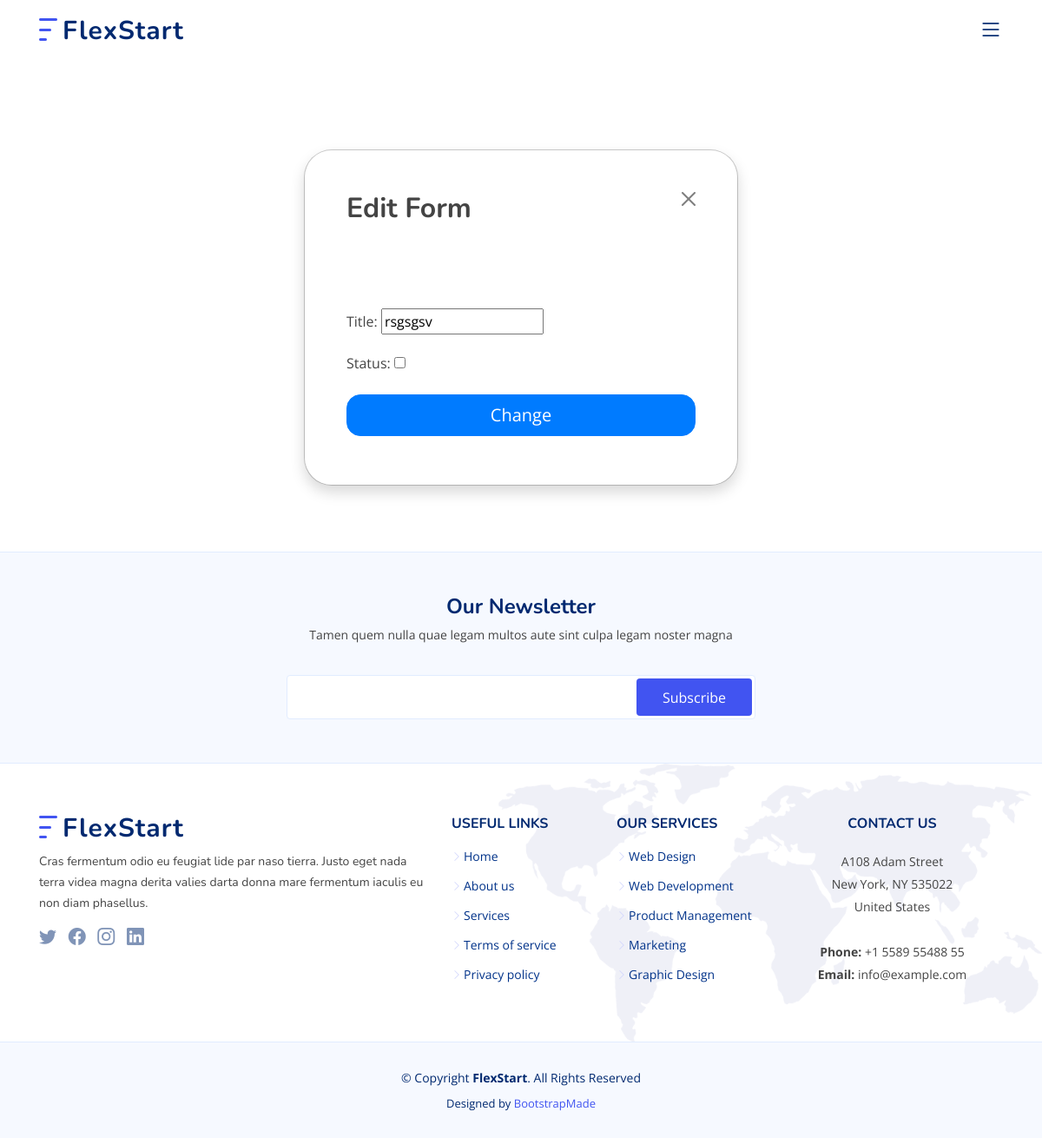
The app's page /todo/tasks/update/9/ (signed in), older data.
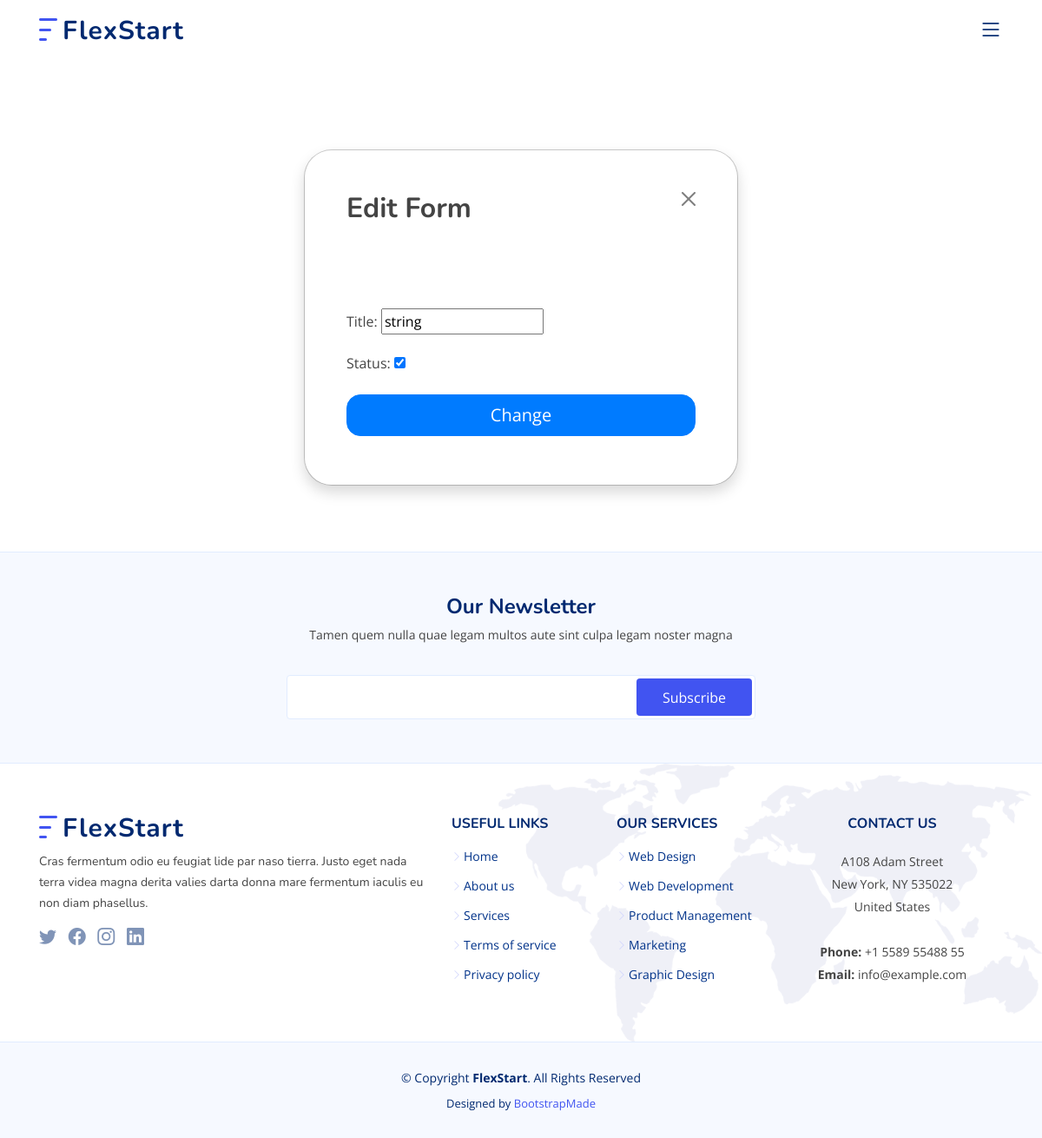
The same page, newer data.
### app_todo/models.py (models this page shows, shortened)
class Task(models.Model):
    user = models.ForeignKey(Profile, on_delete=models.CASCADE, null=True, blank=True)
    title = models.CharField(max_length=200)
    status = models.BooleanField(default=False)
    created_date = models.DateTimeField(auto_now_add=True)
    class Meta:
        db_table = "app_todo_task"

### app_todo/views.py (the view)
# urls.py: path("tasks/update/<int:pk>/", TaskUpdate.as_view(), name="update_task"),
class TaskUpdate(LoginRequiredMixin, UpdateView):
    model = Task
    success_url = reverse_lazy("app_todo:task_list")
    form_class = TaskForm
    template_name = "app_todo/update_task.html"

### app_todo/forms.py
class TaskForm(forms.ModelForm):
    class Meta:
        model = Task
        fields = ("title", "status")

### templates/app_todo/update_task.html (shortened to what this page needs)
{% extends 'base/_base.html' %}
{% load static %}
{% block content %}
<div class="modal modal-signin position-static d-block  py-5" tabindex="-1" role="dialog" id="modalSignin">
	<div class="modal-dialog" role="document">
		<div class="modal-content rounded-5 shadow">
			<div class="modal-header p-5 pb-4 border-bottom-0">
				<h2 class="fw-bold mb-0">Edit Form</h2>
				<a type="button" class="btn-close" href="{% url 'app_todo:task_list' %}"></a>
			</div>
			<div class="modal-body p-5 pt-0">
				<form method="POST" action="">
					<div class="form-floating mb-3">
                        {{form.as_p}}
					</div>
					<button class="w-100 mb-2 btn btn-lg rounded-4 btn-primary" type="submit">Change</button>
				</form>
			</div>
		</div>
	</div>
</div>
{% endblock %}

Row changes from the older to the newer data that the page shows:
changed Task: title "rsgsgsv" → "string"; status "☐" → "☑"
